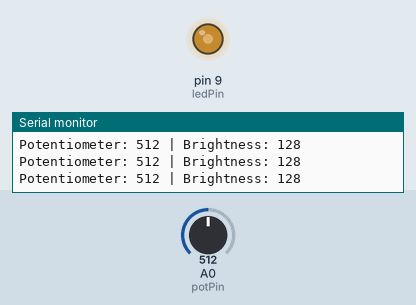
Bench run of a sketch on a simulated Arduino Uno, built with avr-gcc and run on an emulated ATmega328P. Shown: output pins drawn as LEDs (lit = HIGH), the last lines printed to the serial monitor. The test bench sets the inputs (shaded band); at power-on: A0 (potPin) = 512.

Above: at 1.2 s.
1.3 s: A0 (potPin) set to 11
At 2.3 s:
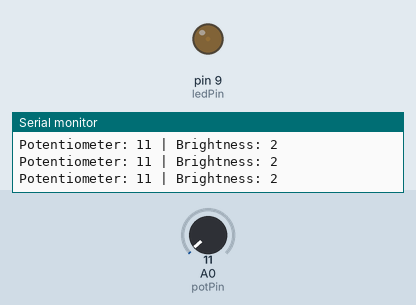
2.8 s: A0 (potPin) set to 8
4.3 s: A0 (potPin) set to 0
At 5.5 s:
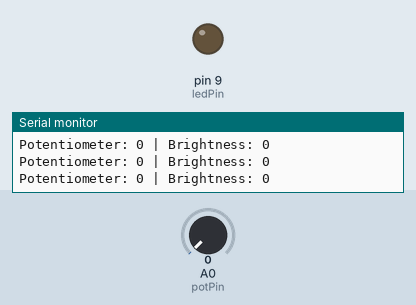
5.8 s: A0 (potPin) set to 716
At 6.7 s:
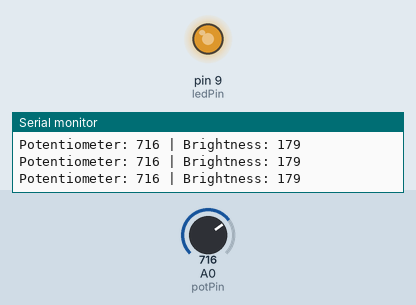
7.3 s: A0 (potPin) set to 986
At 8.5 s:
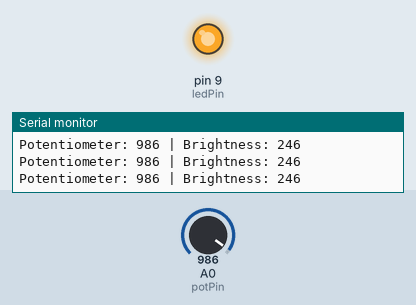
8.8 s: A0 (potPin) set to 1008
At 9.8 s:
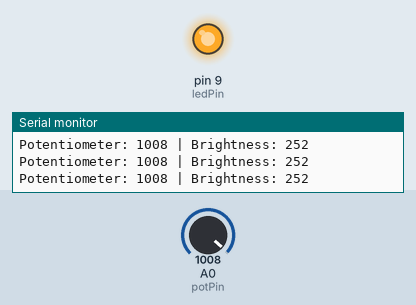
Timing chart, 0 to 11.8 s (numbered marks = the images above; inputs shaded):
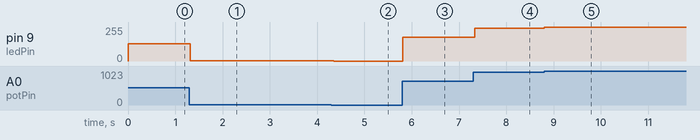

Measured:
- after the input at 1.3 s, pin 9 (ledPin): 128/255 → 2/255 at once
- after the input at 4.3 s, pin 9 (ledPin): 2/255 → 0/255 after 0.05 s
- after the input at 5.8 s, pin 9 (ledPin): 0/255 → 179/255 at once
- after the input at 7.3 s, pin 9 (ledPin): 179/255 → 246/255 at once
- after the input at 8.8 s, pin 9 (ledPin): 246/255 → 252/255 at once

The sketch:

lesson_04_potentiometer.ino
```cpp
/*
  Lesson 4 Potentiometer and Analog Input
  Arduino for Kids Curriculum

  This program uses a potentiometer to control the brightness of an LED.

  // Code repository: github.com/RohanM1212/arduino-for-kids
*/

int potPin = A0;
int ledPin = 9;
int potValue = 0;
int brightness = 0;

void setup() {
  pinMode(ledPin, OUTPUT);
  Serial.begin(9600);
}

void loop() {

  potValue = analogRead(potPin);
  brightness = potValue / 4;
  analogWrite(ledPin, brightness);

  Serial.print("Potentiometer: ");
  Serial.print(potValue);
  Serial.print(" | Brightness: ");
  Serial.println(brightness);

  delay(50);

}

//Expirement with it:
// - Turn the knob until the Serial Monitor shows around 512. What brightness does that give you?
// - Add a second LED on Pin 10 that does the opposite. When LED 1 is bright, LED 2 is dim. (Hint: 255 minus brightness)
// - Add an if statement. Below 300 blink fast, above 700 blink slow, in the middle use the knob to dim normally.
```
